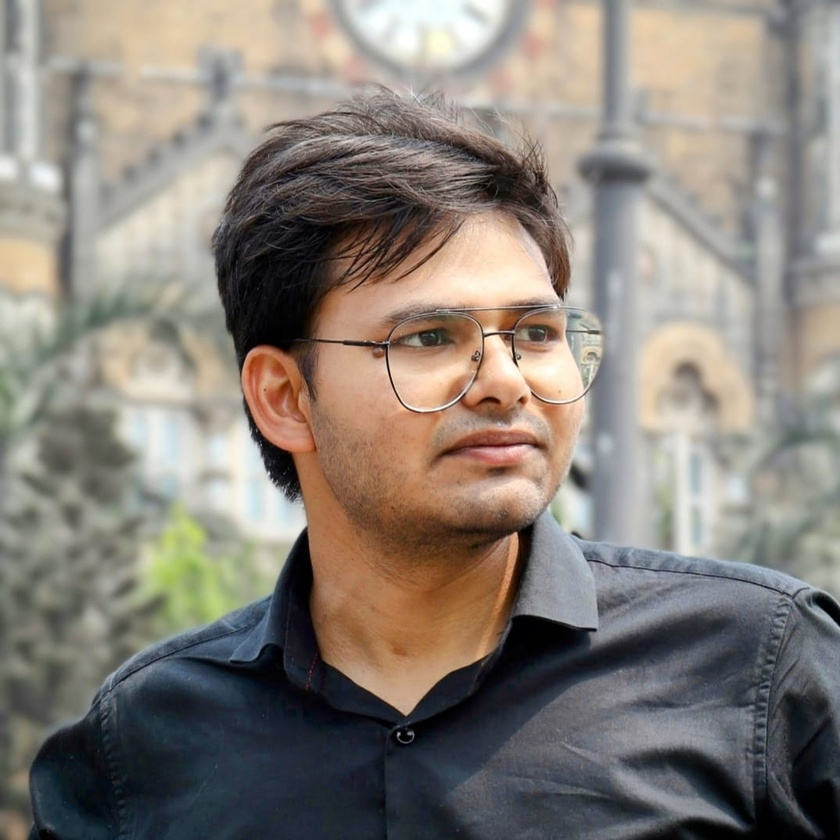
%> input picture bitPlaneSlicing/poseinmumbai.jpg, 840 x 840 px, shrunk from 1074 x 1074 before the run
$ octave bitPlaneSlicing.m   (GNU Octave 9; MATLAB toolbox functions it lacks are replaced by stand-ins)
%> lines starting %> are read from the running program, lines starting %| are printed output that depends on the picture
% Bit Plane Slicing for 8-bit Image
clc
close all;
clear all;
% Read the grayscale image
image = imread('poseinmumbai.jpg'); % Replace 'input_image.png' with your image file name
%> image is the input picture: size 840x840x3 uint8; mean R, G, B 136.1, 128.6, 120.7
if size(image, 3) == 3
    image = rgb2gray(image); % Convert to grayscale if the image is RGB
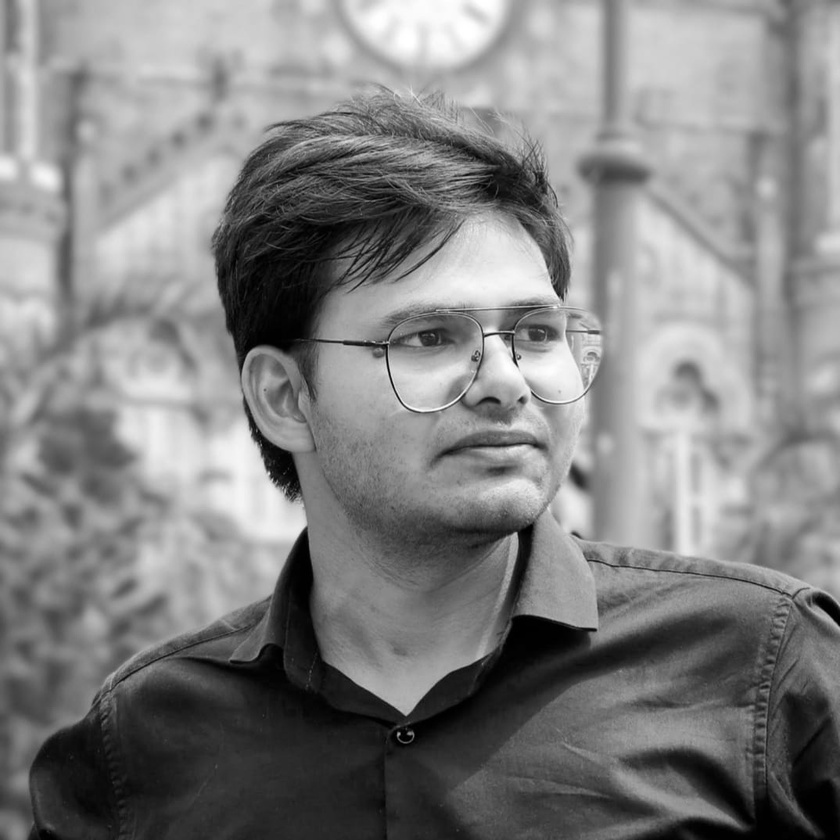
%> image: size 840x840 uint8; min 0, max 255, mean 129.9
end

% Get the dimensions of the image
[rows, cols] = size(image);
%> rows = 840; cols = 840

% Initialize a cell array to store bit planes
bit_planes = cell(1, 8);

% Loop through each bit plane
for bit = 1:8
    % Extract the bit plane using bitwise operations
    bit_planes{bit} = bitget(image, bit);
end
%> after the loop, bit_planes = 8 items

% Display the original image
figure;
subplot(3, 3, 1);
imshow(image, []);
title('Original Image');

% Display each bit plane
for bit = 1:8
    subplot(3, 3, bit + 1);
    imshow(logical(bit_planes{bit}));
    title(['Bit Plane ', num2str(bit)]);
end
%> this loop made 8 passes
%> pass 1, `imshow(logical(bit_planes{bit}));`:
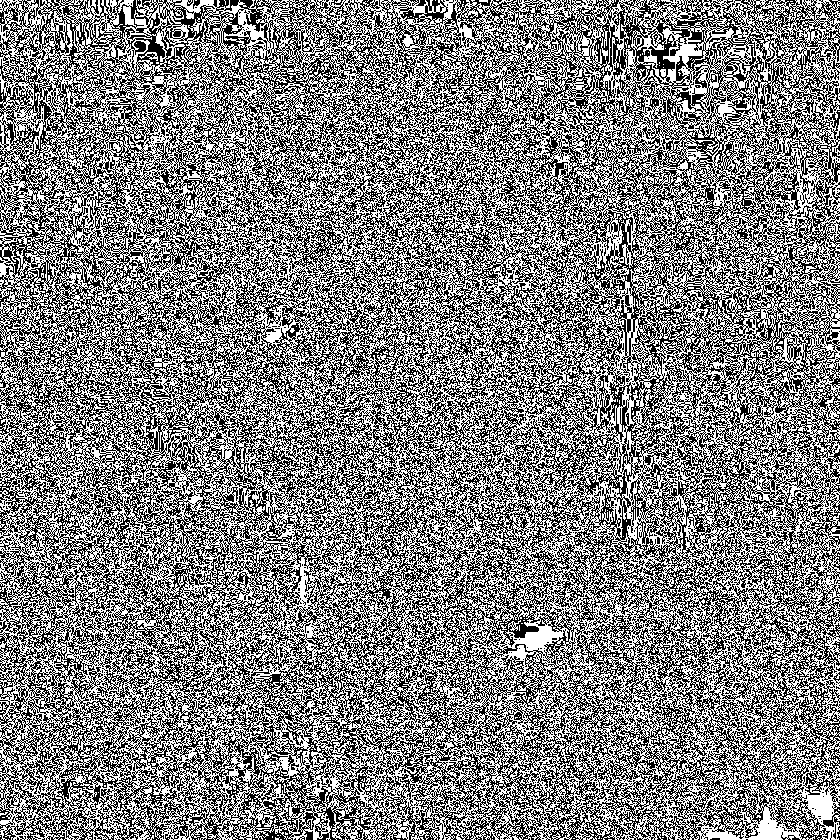
%> displayed picture: size 840x840 logical; 50.1% white; black in thin lines or dots
%> pass 2, `imshow(logical(bit_planes{bit}));`:
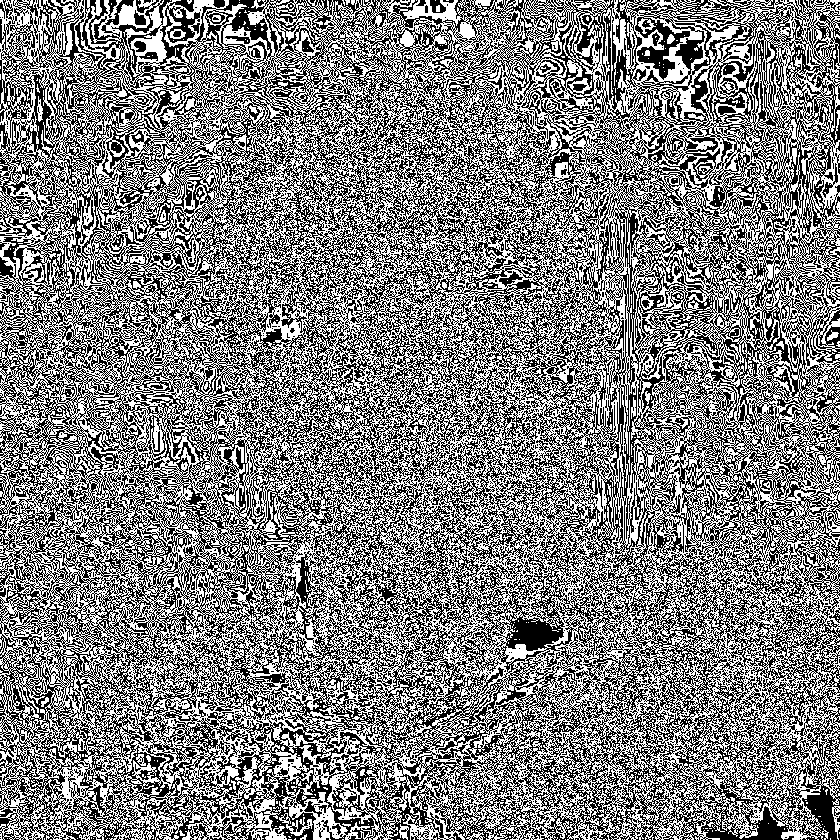
%> displayed picture: size 840x840 logical; 49.8% white in thin lines or dots
%> after the loop:
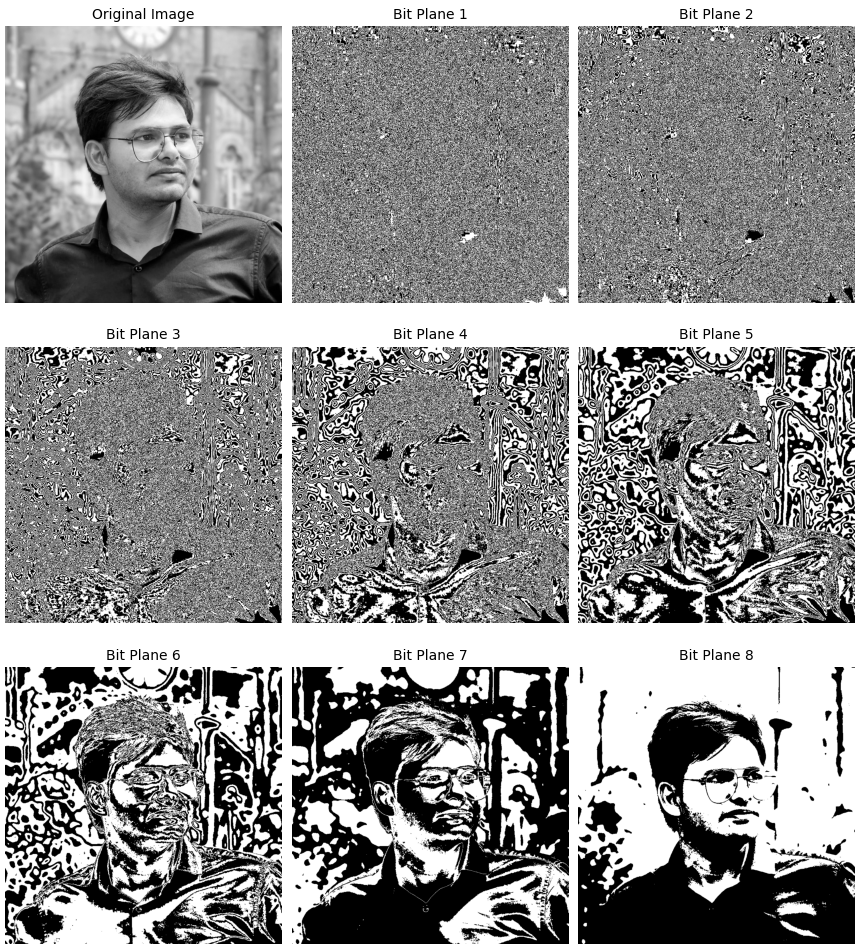
%> figure redrawn from the program's plot data, 9 panels

% Optional: Save individual bit planes as images
for bit = 1:8
    filename = sprintf('pose_plane_%d.png', bit);
    imwrite(logical(bit_planes{bit}), filename);
end

$ run again, with bitPlaneSlicing/happyface.jpg copied over bitPlaneSlicing/poseinmumbai.jpg
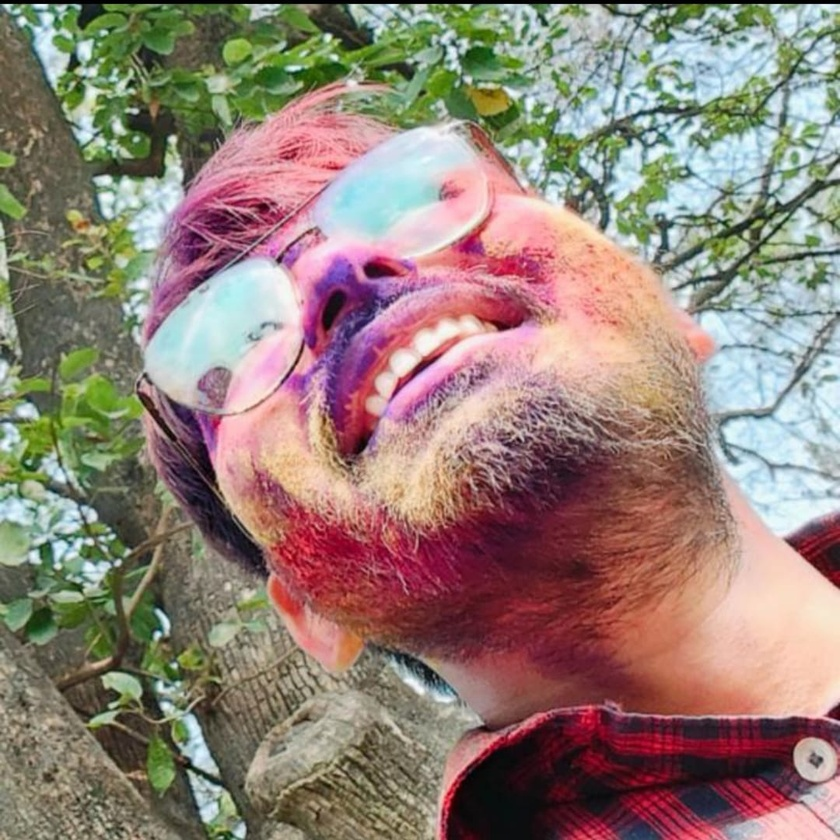
%> input picture bitPlaneSlicing/happyface.jpg, 840 x 840 px, shrunk from 1080 x 1080 before the run
%> image is the input picture: size 840x840x3 uint8; mean R, G, B 147.3, 128.1, 118.9
%> `image = rgb2gray(image);`:
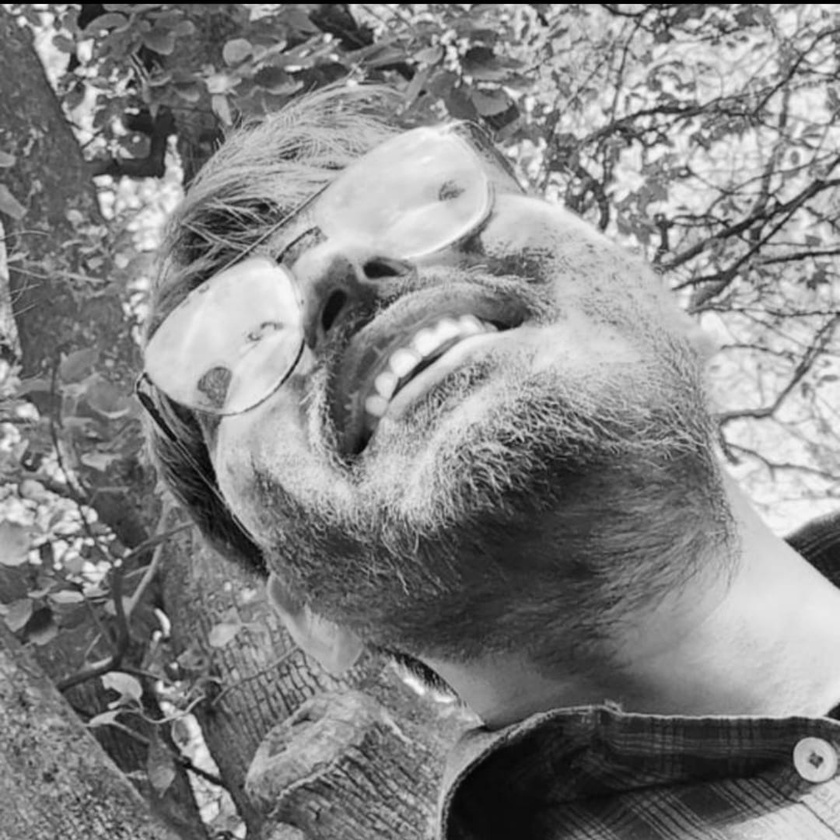
%> image: size 840x840 uint8; min 0, max 251, mean 132.8
%> after the loop `for bit = 1:8`: bit_planes = 8 items
%> the loop `for bit = 1:8` made 8 passes
%> pass 2, `imshow(logical(bit_planes{bit}));`:
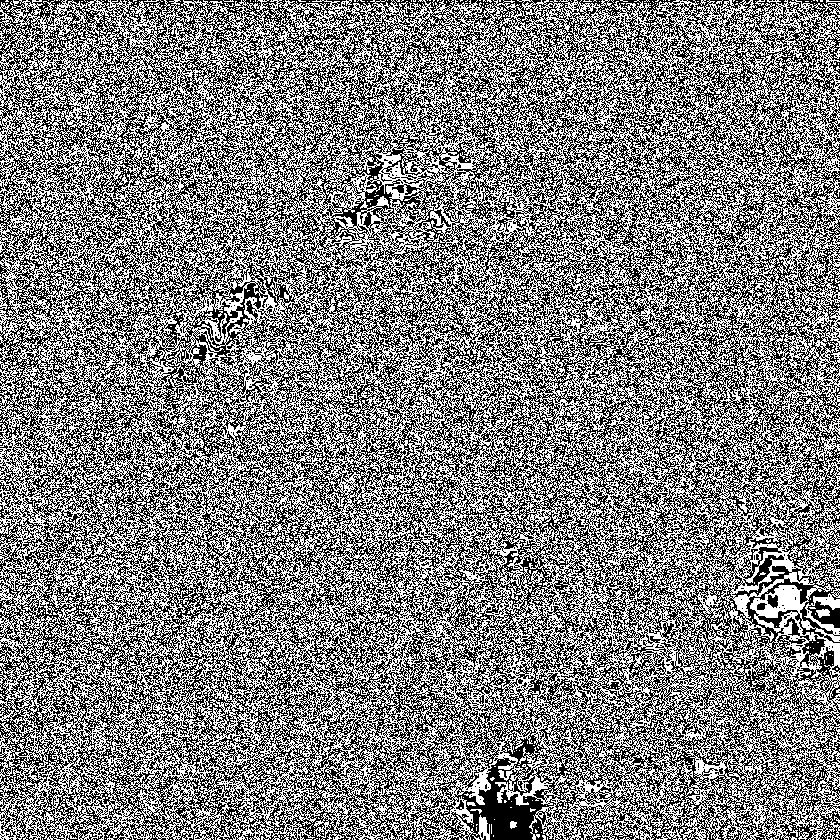
%> displayed picture: size 840x840 logical; 49.9% white in thin lines or dots

$ run again, with bitPlaneSlicing/bit_plane_1.png saved as bitPlaneSlicing/poseinmumbai.jpg
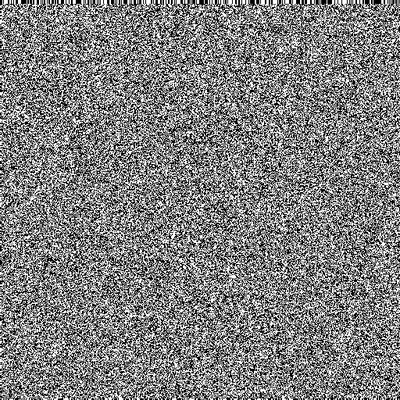
%> input picture bitPlaneSlicing/bit_plane_1.png, 400 x 400 px, shrunk from 512 x 512 before the run
%> image is the input picture: size 400x400 uint8; min 0, max 255, mean 127.8
%> after the loop `for bit = 1:8`: bit_planes = 8 items
%> the loop `for bit = 1:8` made 8 passes
%> pass 1, `imshow(logical(bit_planes{bit}));`:
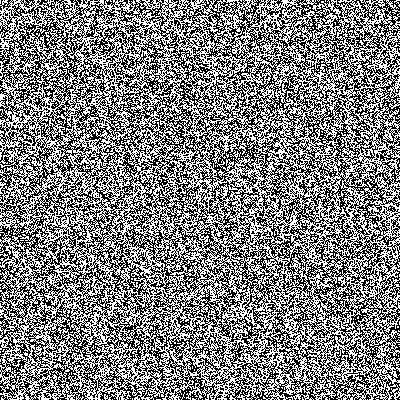
%> displayed picture: size 400x400 logical; 50% white; black in thin lines or dots
%> pass 2, `imshow(logical(bit_planes{bit}));`:
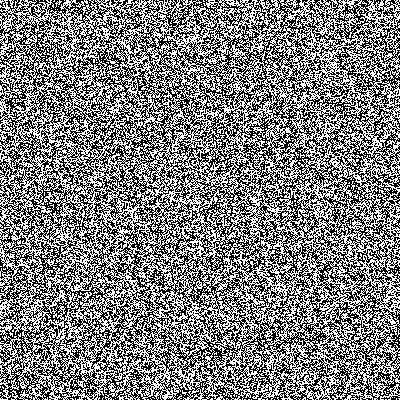
%> displayed picture: size 400x400 logical; 49.8% white in thin lines or dots

$ run again, with bitPlaneSlicing/bit_plane_2.png saved as bitPlaneSlicing/poseinmumbai.jpg
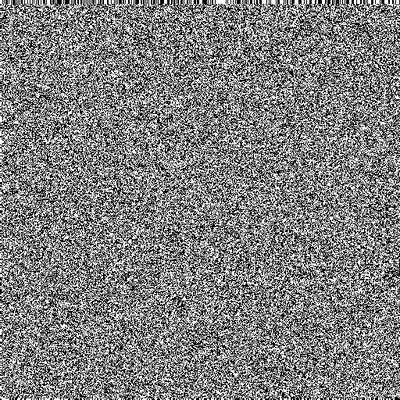
%> input picture bitPlaneSlicing/bit_plane_2.png, 400 x 400 px, shrunk from 512 x 512 before the run
%> image is the input picture: size 400x400 uint8; min 0, max 255, mean 127.4
%> after the loop `for bit = 1:8`: bit_planes = 8 items
%> the loop `for bit = 1:8` made 8 passes
%> pass 1, `imshow(logical(bit_planes{bit}));`:
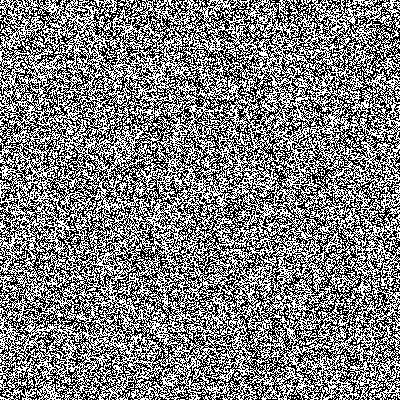
%> displayed picture: size 400x400 logical; 49.9% white in thin lines or dots
%> pass 2, `imshow(logical(bit_planes{bit}));`:
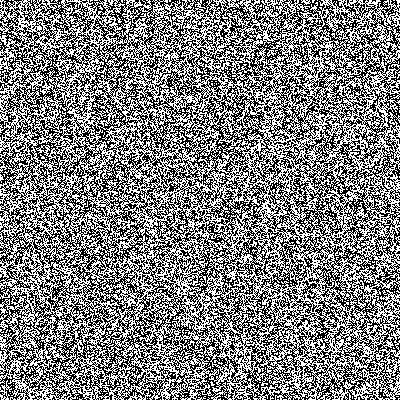
%> displayed picture: size 400x400 logical; 49.9% white in thin lines or dots
